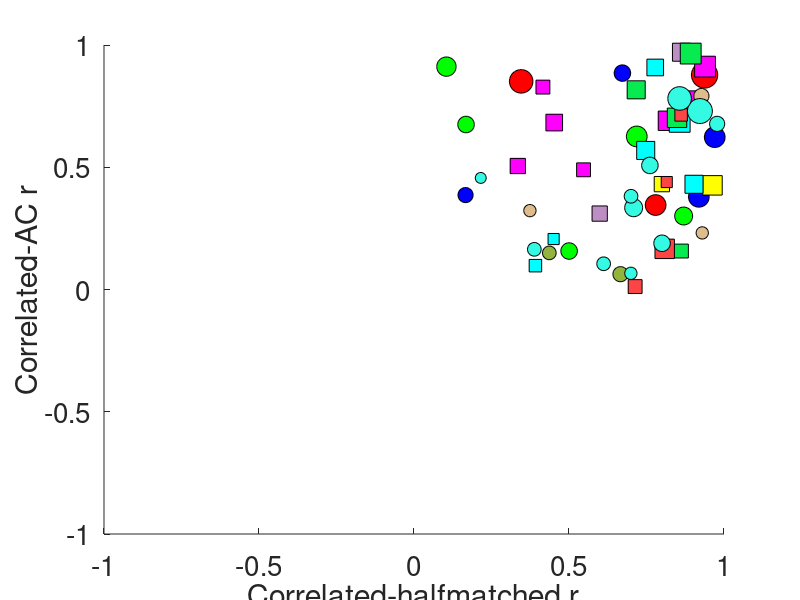

MATLAB code for this plot: (Note: this script raises an error after producing the figure.)
function PlotCurated
    plotDots = 1;
    plotSlope = 1;


    load('CuratedCells.mat');

    densities = cat(1,Base.density);
    
    % This is included just for the sake of colors
    fileNames = {};
    myCols = [1,0,0;0,1,0;0,0,1;1,1,0;1,0,1;0,1,1;rand(10,3)];
    monkeys = {'jbe','lem'};
    if plotDots
        figure();
        %densities = densities(1);
        count = 0;
        for dd = [1,4];
            count = count+1;
            
            currentData = Base(dd).Cells;
            nCells = length(currentData);
            
            cols = rand(nCells,3);
            subplot(1,round(length(densities)/2),count); hold on;
            hold on;
            for cell = 1:nCells
                fileNameExists = strcmp(currentData(cell).filename, fileNames);
                if any(fileNameExists);
                    currentColor = myCols(fileNameExists,:);
                else
                    fileNames{length(fileNames)+1} = currentData(cell).filename;
                    currentColor = myCols(length(fileNames),:);
                end

                % Skip if we have NaNs...
                if ~isnan(currentData(cell).DDI);
                    currentMonkey = currentData(cell).filename(9:11);

                    % Only plot monkeys in monkeys
                    if strcmp(currentMonkey,monkeys{1});
                        plot(currentData(cell).regHm(1),currentData(cell).regAc(1),'k','marker','s','markersize',round(1+currentData(cell).DDI*20),'markerfacecolor',currentColor);
                    elseif strcmp(currentMonkey,monkeys{2});
                        plot(currentData(cell).regHm(1),currentData(cell).regAc(1),'k','marker','o','markersize',round(1+currentData(cell).DDI*20),'markerfacecolor',currentColor);
                    end


                end
            end
            
            
            hm = cat(1,currentData.regHm);
            ac = cat(1,currentData.regAc);
            XYData.x = hm(:,1);
            XYData.y = ac(:,1);
            setappdata(gca,'XYData',XYData);
            setappdata(gca,'Cells',currentData);
            setappdata(gca,'subplot',count);

            xlabel('Correlated-halfmatched r','fontsize',24)
            ylabel('Correlated-AC r', 'fontsize', 24);
            xlim([-1,1]); ylim([-1,1]);
            set(gca,'XTick',-1:0.5:1,'fontsize',20);
            set(gca,'YTick',-1:0.5:1);

            title(sprintf('Density: %i%', densities(dd)),'fontsize', 25);
            
            
            % Put some text in the window showing how many cells
            jbeCount = 0;
            lemCount = 0;
            for j = 1:nCells
                jbeCount = jbeCount + strcmp(currentData(j).filename(9:11),'jbe');
                lemCount = lemCount + strcmp(currentData(j).filename(9:11),'lem');
            end
            text(-0.75,0.8,['jbe: ',num2str(jbeCount),' cells']);
            text(-0.75,0.7,['lem: ',num2str(lemCount),' cells']);
                

            % Draw some lines to split into quadrants
            line([0,0],[-1,1],'linewidth',1,'color','red','linestyle','--');
            line([-1,1],[0,0],'linewidth',1,'color','red','linestyle','--');
        end
        set(gcf,'Color','White','windowbuttondownfcn',@TC_callback)
    end

    if plotSlope
        % This is included just for the sake of colors
        fileNames = {};
        if ~exist('myCols','var');
            myCols = [1,0,0;0,1,0;0,0,1;1,1,0;1,0,1;0,1,1;rand(10,3).^2];
        end

        monkeys = {'jbe','lem'};
        a=figure();
        
        %densities = densities(1);
        count = 0;
        for dd = [1,4];
            count = count+1;
            
            currentData = Base(dd).Cells;
            nCells = length(currentData);

            cols = rand(nCells,3);
            subplot(1,round(length(densities)/2),count); hold on;

            for cell = 1:nCells
                fileNameExists = strcmp(currentData(cell).filename, fileNames);
                if any(fileNameExists);
                    currentColor = myCols(fileNameExists,:);
                else
                    fileNames{length(fileNames)+1} = currentData(cell).filename;
                    currentColor = myCols(length(fileNames),:);
                end

                % Skip if we have NaNs...
                if ~isnan(currentData(cell).DDI);
                    currentMonkey = currentData(cell).filename(9:11);
                    if strcmp(currentMonkey,monkeys{1});
                        plot(currentData(cell).regHm(2),currentData(cell).regAc(2),'k','marker','s','markersize',...
                            round(1+currentData(cell).DDI*20),'markerfacecolor',currentColor);
                    elseif strcmp(currentMonkey,monkeys{2});
                        plot(currentData(cell).regHm(2),currentData(cell).regAc(2),'k','marker','o','markersize', ...
                            round(1+currentData(cell).DDI*20),'markerfacecolor',currentColor);
                    end


                end
            end
            
            hm = cat(1,currentData.regHm);
            ac = cat(1,currentData.regAc);
            XYData.x = hm(:,2);
            XYData.y = ac(:,2);
            setappdata(gca,'XYData',XYData);
            setappdata(gca,'Cells',currentData);
            setappdata(gca,'subplot',count);

            xlabel('Correlated-halfmatched slope','fontsize',24)
            ylabel('Correlated-AC slope', 'fontsize', 24);
            ylim([-1,1]);
            %set(gca,'XTick',-1:0.5:1,'fontsize',20);
            set(gca,'YTick',-1:0.5:1,'fontsize',20);

            title(sprintf('Density: %i%', densities(dd)),'fontsize', 30);
            if dd==1;
                currentXlim = [-0.35,0.35];
            end
            
            
                
            
            % Put some text in the window showing how many cells
            jbeCount = 0;
            lemCount = 0;
            for j = 1:nCells
                jbeCount = jbeCount + strcmp(currentData(j).filename(9:11),'jbe');
                lemCount = lemCount + strcmp(currentData(j).filename(9:11),'lem');
            end
            text(-0.25,0.8,['jbe: ',num2str(jbeCount),' cells']);
            text(-0.25,0.7,['lem: ',num2str(lemCount),' cells']);
            
            % Draw some lines to split into quadrants
            plot([0,0],[-1,1],'linewidth',1,'color','red','linestyle','--');
            plot([-1,1],[0,0],'linewidth',1,'color','red','linestyle','--');
            xlim(currentXlim);
            
        end
        set(gcf,'Color','White','windowbuttondownfcn',{@TC_callback});

        
    end
    

end

function TC_callback(myFig,evt,varargin);

    currentPoint = get(gca,'currentpoint');
    
    axisData = getappdata(gca);
    figData = getappdata(gcf);
    
    % Get data
    Cells = axisData.Cells;
    XYData = axisData.XYData;
    subplotNumber = axisData.subplot;
    
    % Find point with closest Euclidean distance
    distance = (XYData.x-currentPoint(1,1)).^2 + (XYData.y - currentPoint(2,2)).^2;
    
    if nargin == 2
        whichCell = find(distance == min(distance)); 
        whichCell = whichCell(1); % If equidistant, just choose first one
    else
        otherID = varargin{1};
        for j = 1:length(Cells);
            
            uniqueID = quickhash([Cells(j).filename, num2str(Cells(j).cellnumber)]);
            if uniqueID == otherID;
                whichCell = j;
                break
            else
                whichCell = 0;
            end
        end
   
    end
    

    
    % If this hasn't been called before, assign a new figure handle
    if ~isfield(figData,'TCHandle');
        newFig = figure();
        set(newFig,'color','white');
        figData.TCHandle = newFig;
        setappdata(myFig,'TCHandle',newFig);
    end
    
    figure(figData.TCHandle);
    
    if subplotNumber > 2;
        maxSubplots = subplotNumber;
    else
        maxSubplots = 2;
    end
    
    
    subplot(1,maxSubplots,subplotNumber);
    if whichCell > 0;
        cellName = [Cells(whichCell).filename(18:24),'-cell',num2str(Cells(whichCell).cellnumber)];
        
        set(gca,'fontsize',18);
        Dx = Cells(whichCell).Dx;
        plot(Dx,Cells(whichCell).halfmatchedResponse*2.5,'b -- o', ...
            Dx,Cells(whichCell).correlatedResponse*2.5,'r -- o', ...
            Dx,Cells(whichCell).anticorrelatedResponse*2.5,'k -- o', ...
            'linewidth',3,'markersize',5,'markerfacecolor','k');
    elseif nargin > 2
        cla
        cellName = '';
    else
        error('Error: This shouldn''t happen...');
    end
    
    xlabel('Disparity (deg)','fontsize',20);
    ylabel('Spikes per second','fontsize',20);
    density = (subplotNumber==1)*5 + (subplotNumber==2)*24;
    title(['Density: ', num2str(density),'; ',cellName],'fontsize',22);

        

    selectionType = get(myFig,'selectionType');
    shiftPressed = strcmp(selectionType,'extend');
    ctrlPressed = strcmp(selectionType,'alt');
    
    % This will only get executed if uniqueID is not passed to TC_callback
    % (which we only do when we call TC_callback recursively)

    
    if shiftPressed || ctrlPressed

        % If this hasn't been called before, assign a new figure handle
        if ~isfield(figData,'scatterHandle');
            scatterFig = figure();
            set(scatterFig,'color','white');
            figData.scatterHandle = scatterFig;
            setappdata(myFig,'scatterHandle',scatterFig);
        end
    
        figure(figData.scatterHandle);
    
        subplot(1,maxSubplots,subplotNumber)
        if whichCell > 0;
            set(gca,'fontsize',18);
            if shiftPressed
                plot(Cells(whichCell).correlatedResponse*2.5,Cells(whichCell).halfmatchedResponse*2.5,'o k',...
                    'markersize',4,'markerfacecolor','b');
                xlabel('Correlated response','fontsize',20);
                ylabel('Halfmatched response','fontsize',20);
                b = Cells(whichCell).regHm(2); m = Cells(whichCell).regHm(3);
                corrMin = min(Cells(whichCell).correlatedResponse); corrMax = max(Cells(whichCell).correlatedResponse);
                delta = corrMax*0.25; corrMin = corrMin-delta; corrMax = corrMax+delta;
                line([corrMin,corrMax]*2.5,[m+corrMin*b,m+corrMax*b]*2.5,'linewidth',2,'linestyle','-','color','r');
                title(['r= ', num2str(Cells(whichCell).regHm(1))])
                
            else
                plot(Cells(whichCell).correlatedResponse*2.5,Cells(whichCell).anticorrelatedResponse*2.5,'o k',...
                    'markersize',4,'markerfacecolor','r');
                xlabel('Correlated response','fontsize',20);
                ylabel('Anticorrelated response','fontsize',20);
                b = Cells(whichCell).regAc(2); m = Cells(whichCell).regAc(3);
                corrMin = min(Cells(whichCell).correlatedResponse); corrMax = max(Cells(whichCell).correlatedResponse);
                delta = corrMax*0.25; corrMin = corrMin-delta; corrMax = corrMax+delta;
                line([corrMin,corrMax]*2.5,[m+corrMin*b,m+corrMax*b]*2.5,'linewidth',2,'linestyle','-','color','k');
                title(['r= ', num2str(Cells(whichCell).regAc(1))])
            end
            %reg = 
        elseif nargin > 2
            cla
        else
            error('Error: This shouldn''t happen...');
        end
    end

    if nargin == 2
        figure(myFig); 
        if subplotNumber == 1;
            subplot(1,2,2);
        elseif subplotNumber == 2;
            subplot(1,2,1);
        end

        uniqueID = quickhash([Cells(whichCell).filename, num2str(Cells(whichCell).cellnumber)]);

        TC_callback(myFig,evt,uniqueID);

    end
    
end

function myHash = quickhash(string)
    string = double(string);
    myHash = mod(sum(string(:).^2.3),2^32-1);
end